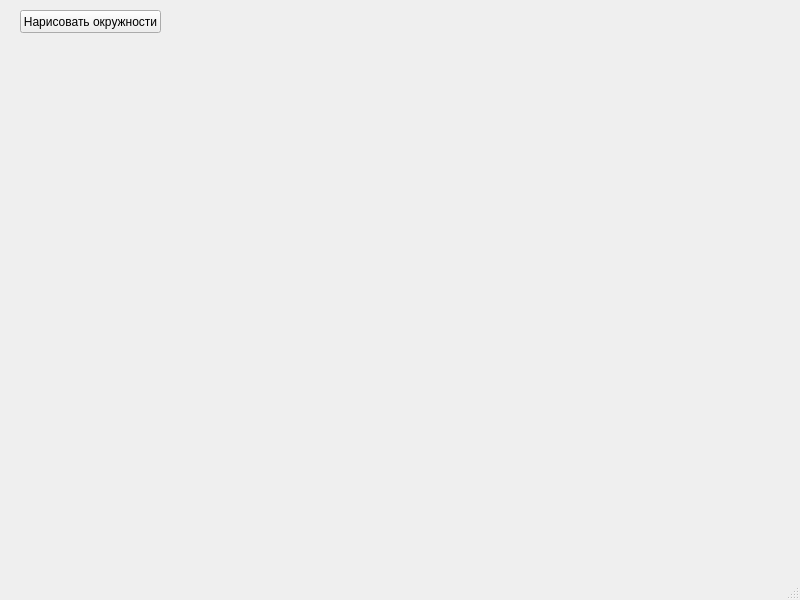
<?xml version="1.0" encoding="UTF-8"?>
<ui version="4.0">
 <class>MainWindow</class>
 <widget class="QMainWindow" name="MainWindow">
  <property name="geometry">
   <rect>
    <x>0</x>
    <y>0</y>
    <width>800</width>
    <height>600</height>
   </rect>
  </property>
  <property name="windowTitle">
   <string>MainWindow</string>
  </property>
  <widget class="QWidget" name="centralwidget">
   <widget class="QPushButton" name="btn">
    <property name="geometry">
     <rect>
      <x>20</x>
      <y>10</y>
      <width>141</width>
      <height>23</height>
     </rect>
    </property>
    <property name="text">
     <string>Нарисовать окружности</string>
    </property>
   </widget>
  </widget>
  <widget class="QMenuBar" name="menubar">
   <property name="geometry">
    <rect>
     <x>0</x>
     <y>0</y>
     <width>800</width>
     <height>20</height>
    </rect>
   </property>
  </widget>
  <widget class="QStatusBar" name="statusbar"/>
 </widget>
 <resources/>
 <connections/>
</ui>
